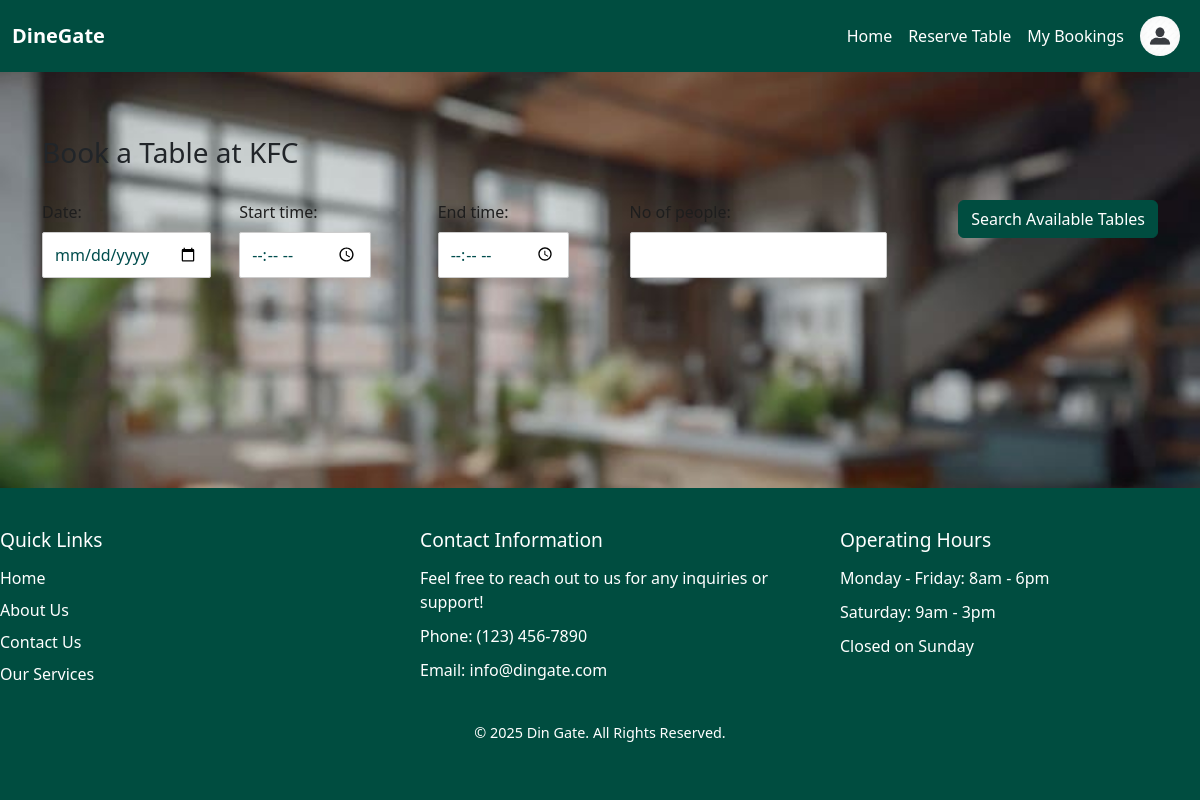
Before: /search_table/1/ (signed in) with the older database file.
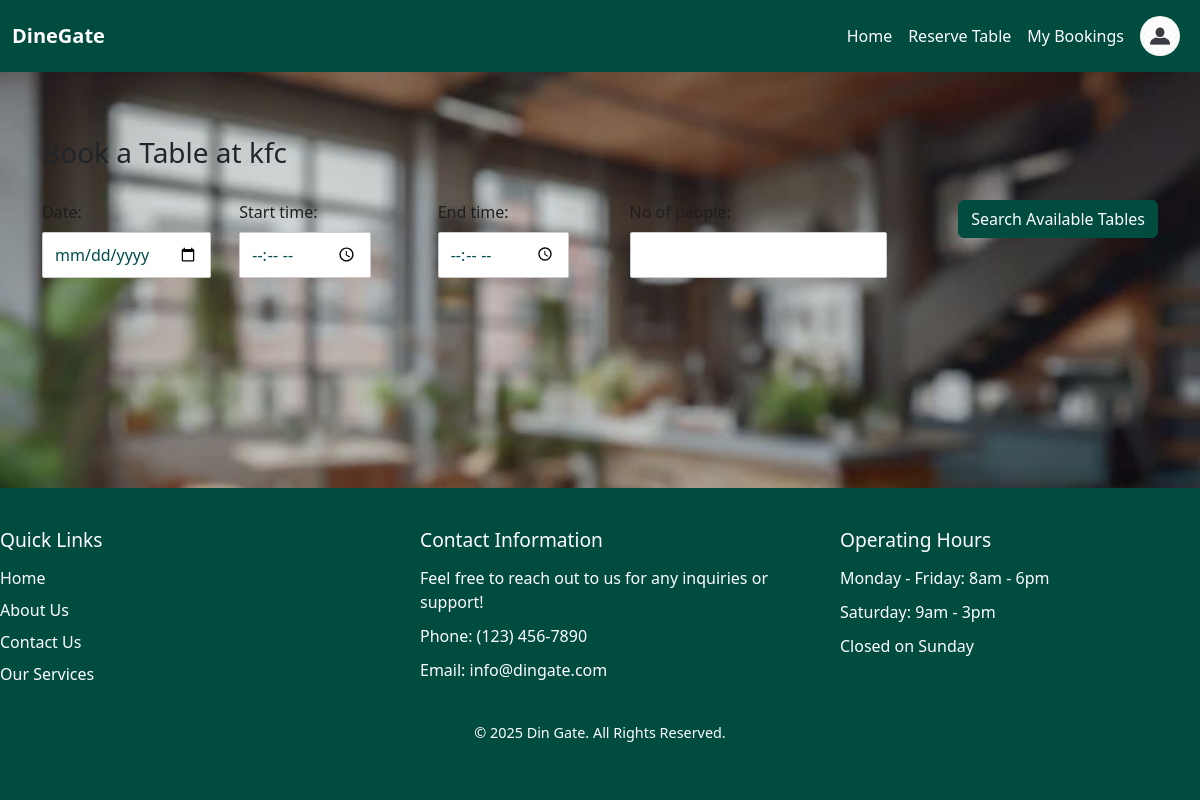
After: the same page with the newer database file.
### restaurant/models.py (models this page shows, shortened)
class Restaurant(models.Model):
    restaurant_name=models.CharField(max_length=200)
    s_time=models.TimeField(blank=True,null=True)
    e_time=models.TimeField(blank=True,null=True)
    min_price=models.IntegerField(blank=True,null=True)
    max_price=models.IntegerField(blank=True,null=True)
    city=models.CharField(max_length=100)
    area=models.CharField(max_length=100)
    location=models.CharField(max_length=200)
    email=models.EmailField(max_length=100,blank=True,null=True)
    contact_no=models.IntegerField(blank=True,null=True)
    business_reg_id=models.IntegerField()
    password = models.CharField(max_length=128,blank=True,null=True)
    logo=models.ImageField(blank=True,null=True)
    role = models.CharField(max_length=20, default='restaurant')
    slug = models.SlugField(unique=True, blank=True,null=True)

### reservation/views.py (the view)
# urls.py: path('search_table/<int:id>/',rv_views.search_table,name='search_table'),
def search_table(request, id):
    restaurant = Restaurant.objects.get(pk=id)
    if request.method == 'GET':
        form = SearchTableForm(request.GET)
        if form.is_valid():
            d = form.cleaned_data['date']
            s_t = form.cleaned_data['start_time']
            e_t = form.cleaned_data['end_time']
            no_of_people = form.cleaned_data['no_of_people']
            tables = Table_list.objects.filter(
                  restaurant=restaurant,
                  date=d,
                   start_time__lte=s_t,
                   end_time__gte=e_t,
                   no_of_people__gte=no_of_people,
                   is_available=True
                   )
            return render(request, 'reservation/table_list.html', {'tables': tables,'restaurant': restaurant,'form_data': form.cleaned_data,})
        else:
          form = SearchTableForm()
    return render(request, 'reservation/search_table.html', {'form': form,'restaurant': restaurant,})

### reservation/forms.py
class SearchTableForm(forms.Form):
    date = forms.DateField(widget=forms.DateInput(attrs={'type': 'date'}))
    start_time = forms.TimeField(widget=forms.TimeInput(attrs={'type': 'time'}))
    end_time = forms.TimeField(widget=forms.TimeInput(attrs={'type': 'time'}))
    no_of_people = forms.IntegerField(min_value=1)

### account/context_processors.py (called while the page is built)
def user_role(request):
    user = None
    role = None
    if request.session.get('user_id'):
        try:
            user = CustomerUser.objects.get(id=request.session['user_id'])
            role = 'customer'
        except CustomerUser.DoesNotExist:
            pass
    elif request.session.get('restaurant_id'):
        try:
            user = Restaurant.objects.get(id=request.session['restaurant_id'])
            role = 'restaurant'
        except Restaurant.DoesNotExist:
            pass
    return {
        'logged_user': user,
        'logged_role': role,
    }

### template/reservation/search_table.html
{% extends 'base.html' %}
{% block content %}
<div class="container mt-4">
  <h3>Book a Table at {{ restaurant.restaurant_name }}</h3>
  <form method="GET" action="{% url 'search_table' restaurant.id %}">
    <p>{{ form.date.label_tag }} {{ form.date }}</p>
    <p>{{ form.start_time.label_tag }} {{ form.start_time }}</p>
    <p>{{ form.end_time.label_tag }} {{ form.end_time }}</p>
    <p>{{ form.no_of_people.label_tag }} {{ form.no_of_people }}</p>
    <p><button class="btn btn-primary" type="submit">Search Available Tables</button></p>
  </form>
</div>
{% endblock %}

Changed rows visible on the page:
changed Restaurant: restaurant_name "KFC" → "kfc"
